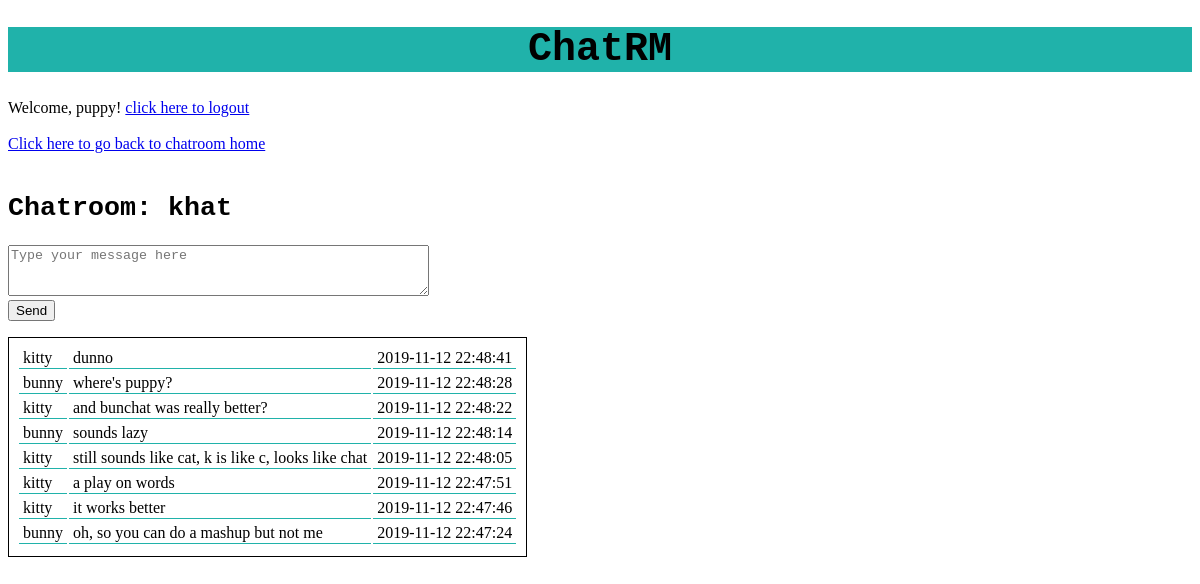
Page /messages/1 (signed in) on the committed database.
### models.py (models this page shows, shortened)
class User(db.Model):
    user_id = db.Column(db.Integer, primary_key=True)
    user_name = db.Column(db.String(50), nullable=False)
    user_phash = db.Column(db.String(128), nullable=False)
    messages = db.relationship('Message', backref='author')
    chatrooms = db.relationship('Chatroom',backref='creator')

class Chatroom(db.Model):
    chat_id = db.Column(db.Integer, primary_key=True)
    chat_name = db.Column(db.String(50), nullable=False)
    fk_user_id = db.Column(db.Integer, db.ForeignKey('user.user_id'))
    chat_messages = db.relationship('Message', backref='chat_room')

class Message(db.Model):
    mess_id = db.Column(db.Integer, primary_key=True)
    mess_text = db.Column(db.String(500), nullable=False)
    mess_time = db.Column(db.DateTime, default=datetime.datetime.now, nullable=False)
    fk_user_id = db.Column(db.Integer, db.ForeignKey('user.user_id'), nullable=False)
    fk_chat_id = db.Column(db.Integer, db.ForeignKey('chatroom.chat_id'), nullable=False)

### chat.py (the view)
@app.route('/messages/<chat_id>')
def chat_room(chat_id):
    if g.user is None:
        return redirect(url_for('login'))
    current_chat = Chatroom.query.filter_by(chat_id=chat_id).first()
    if current_chat is None:
        flash("Sorry, that chatroom doesn't exist")
        return redirect(url_for('main_chat'))
    session['chat_id'] = chat_id
    mess_arr = None
    mess_check = None
    mess_arr = Message.query.filter_by(fk_chat_id=chat_id).order_by(Message.mess_time.desc()).first()
    if mess_arr is None:
        mess_check = 1
    else:
        session['curr_time'] = str(mess_arr.mess_time)
        mess_arr = Message.query.filter_by(fk_chat_id=chat_id).order_by(Message.mess_time.desc()).all()
    return render_template('messages.html', username=g.user.user_name, mess_arr=mess_arr, mess_check=mess_check, chat_title=current_chat.chat_name, chat_id=current_chat.chat_id, user_id=g.user.user_id, creator_id=current_chat.fk_user_id)

### chat.py (called while the page is built)
@app.before_request
def before_request():
    g.user = None
    if 'user_id' in session:
        g.user = User.query.filter_by(user_id=session['user_id']).first()

### templates/messages.html (shortened to what this page needs)
{% extends "layout.html" %}
{% block body %}
        <a href="{{ url_for('main_chat') }}">Click here to go back to chatroom home</a><br><br>
        <h2>Chatroom: {{ chat_title }}</h2>
        <form id='post_form'>
          <textarea rows=3 cols=50 id='message_text' name='message_text' form='post_form' placeholder='Type your message here'></textarea><br>
          <input type='button' onclick="sendPost()" value='Send'>
        </form>
        {% if mess_check %}
          <p id='above_table'></p>
          <table id='post_table'>
          </table>
        {% else %}
          <table id='post_table'>
            {% for mess_row in mess_arr %}
              <tr>
                <td>{{ mess_row.author.user_name }}</td>
                <td>{{ mess_row.mess_text }}</td>
                <td>{{ mess_row.mess_time.strftime('%Y-%m-%d %H:%M:%S') }}</td>
              <tr>
            {% endfor %}
          </table>
        {% endif %}
{% endblock %}

### templates/layout.html (shortened to what this page needs)
<!DOCTYPE html>
<html>
	<head>
		<link rel="stylesheet" href="{{ url_for('static', filename='chat_style.css') }}">
	</head>
	<body>
        <h1>ChatRM</h1>
		{% if username %}
			Welcome, {{ username }}! <a href="{{ url_for('logout') }}">click here to logout</a>
			<br />
			<br />
		{% endif %}
		<div class="body">
			{% block body %}{% endblock %}
		</div>
	</body>
</html>

### static/chat_style.css (style rules this page uses)
h1 { font-family: 'Courier New', Courier, monospace; font-size: 30pt; background-color: lightseagreen; text-align: center; }
h2 { font-family: 'Courier New', Courier, monospace; font-size: 20pt; }
table { border: 1pt solid black; padding: 0.5em; }
th, td { padding-left: 0.25em; padding-right: 0.25em; border-bottom: 1pt solid lightseagreen; }

### rows in the picture
User: user_name "puppy"
Chatroom: chat_name "khat"
Message: author.user_name "kitty", mess_text "dunno", mess_time "2019-11-12 22:48:41"
Message: author.user_name "bunny", mess_text "where's puppy?", mess_time "2019-11-12 22:48:28"
Message: author.user_name "kitty", mess_text "and bunchat was really better?", mess_time "2019-11-12 22:48:22"
Message: author.user_name "bunny", mess_text "sounds lazy", mess_time "2019-11-12 22:48:14"
Message: author.user_name "kitty", mess_text "still sounds like cat, k is like c, looks like chat", mess_time "2019-11-12 22:48:05"
Message: author.user_name "kitty", mess_text "a play on words", mess_time "2019-11-12 22:47:51"
Message: author.user_name "kitty", mess_text "it works better", mess_time "2019-11-12 22:47:46"
Message: author.user_name "bunny", mess_text "oh, so you can do a mashup but not me", mess_time "2019-11-12 22:47:24"
